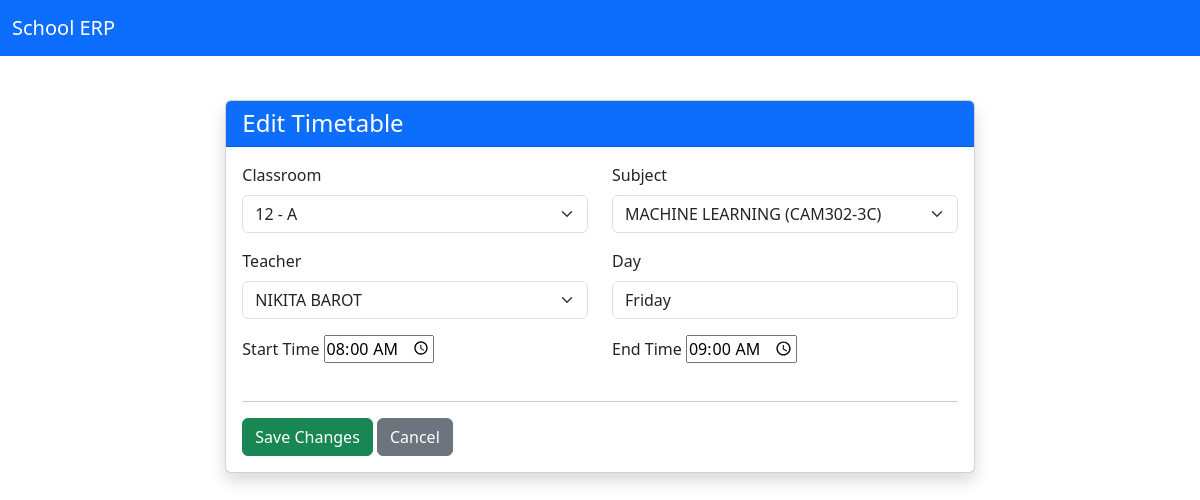
The page /timetable/edit/21/ on the database its author committed.
### timetable/models.py (models this page shows, shortened)
class Timetable(models.Model):
    DAY_CHOICES = [
        ('Monday' , 'Monday'),
        ('Tuesday' , 'Tuesday'),
        ('Wednesday' , 'Wednesday'),
        ('Thursday' , 'Thursday'),
        ('Friday' , 'Friday'),
        ('Saturday' , 'Saturday'),
    ]
    classroom = models.ForeignKey(
        ClassRoom,
        on_delete=models.CASCADE
    )
    subject = models.ForeignKey(
        Subject,
        on_delete=models.CASCADE
    )
    teacher = models.ForeignKey(
        Teacher,
        on_delete=models.CASCADE
    )
    day = models.CharField(
        max_length=10,
        choices=DAY_CHOICES
    )
    start_time = models.TimeField()
    end_time = models.TimeField()

### timetable/views.py (the view)
def timetable_edit(request, pk):
    timetable = get_object_or_404(
        Timetable,
        pk=pk
    )
    form = TimetableForm(
        request.POST or None,
        instance=timetable
    )
    if form.is_valid():
        form.save()
        return redirect('class_timetable' , timetable.classroom.id)
    context = {
        'form' : form
    }
    return render(request, 'timetable/timetable_form.html', context)

### timetable/forms.py
class TimetableForm(forms.ModelForm):
    class Meta:
        model = Timetable
        fields = '__all__'
        widgets = {
            'classroom' : forms.Select(
                attrs={
                    'class' : 'form-select'
                }
            ),
            'subject' : forms.Select(
                attrs={
                    'class' : 'form-select'
                }
            ),
            'teacher' : forms.Select(
                attrs={
                    'class' : 'form-select'
                }
            ),
            'day' : forms.Select(
                attrs={
                    'class' : 'form-control'
                }
            ),
            'start_time' : forms.TimeInput(
                attrs={'type' : 'time'}
            ),
            'end_time' : forms.TimeInput(
                attrs={'type' : 'time'}
            ),
        }

### classes/models.py (called while the page is built)
    def __str__(self):
        return f"{self.standard} - {self.division}"

### subjects/models.py (called while the page is built)
    def __str__(self):
        return f"{self.name} ({self.code})"

### teachers/models.py (called while the page is built)
    def __str__(self):
        return self.name

### templates/timetable/timetable_form.html (shortened to what this page needs)
{% extends 'base.html' %}
{% block content %}
<div class="container-fluid mt-4">
    <div class="row justify-content-center">
        <div class="col-md-8">
            <div class="card shadow">
                <div class="card-header bg-primary text-white">
                    <h4 class="mb-0">
                        Edit Timetable
                    </h4>
                </div>
                <div class="card-body">
                    <form method="post">
                        <div class="row">
                            <div class="col-md-6 mb-3">
                                <label class="form-label">
                                    Classroom
                                </label>
                                {{ form.classroom }}
                            </div>
                            <div class="col-md-6 mb-3">
                                <label class="form-label">
                                    Subject
                                </label>
                                {{ form.subject }}
                            </div>
                            <div class="col-md-6 mb-3">
                                <label class="form-label">
                                    Teacher
                                </label>
                                {{ form.teacher }}
                            </div>
                            <div class="col-md-6 mb-3">
                                <label class="form-label">
                                    Day
                                </label>
                                {{ form.day }}
                            </div>
                            <div class="col-md-6 mb-3">
                                <label class="form-label">
                                    Start Time
                                </label>
                                {{ form.start_time }}
                            </div>
                            <div class="col-md-6 mb-3">
                                <label class="form-label">
                                    End Time
                                </label>
                                {{ form.end_time }}
                            </div>
                        </div>
                        <hr>
                        <button
                            type="submit"
                            class="btn btn-success">
                            Save Changes
                        </button>
                        <a href="javascript:history.back()"
                           class="btn btn-secondary">
                            Cancel
                        </a>
                    </form>
                </div>
            </div>
        </div>
    </div>
</div>
{% endblock %}

### rows shown on the page
Timetable: classroom "12 - A", subject "MACHINE LEARNING (CAM302-3C)", teacher "NIKITA BAROT", day "Friday", start_time "08:00:00", end_time "09:00:00"
